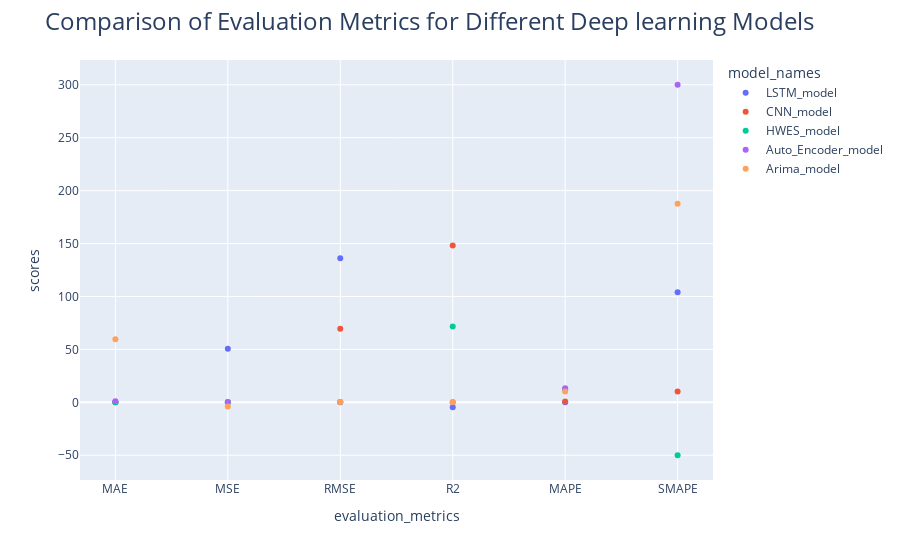

The cell this chart's notebook holds for it:
### Code cell
import plotly.express as px
import pandas as pd

# Define the data
model_names = ['LSTM_model', 'CNN_model', 'HWES_model', 'Auto_Encoder_model', 'Arima_model']
evaluation_metrics = ['MAE', 'MSE', 'RMSE', 'R2', 'MAPE', 'SMAPE']
Deep_LSTM_MODEL =LSTM_MODEL
Deep_CNN_MODEL=CNN_MODEL
Deep_HWES=HWES
Deep_Auto_encode=Auto_encode
Deep_Arima_model=Arima_model

# Create a data frame
data = {'model_names': model_names * 6,
        'evaluation_metrics': sum([[x] * 5 for x in evaluation_metrics], []),
        'scores': Deep_LSTM_MODEL + Deep_CNN_MODEL + Deep_HWES + Deep_Auto_encode + Deep_Arima_model}
df = pd.DataFrame(data)

# Create the line chart
fig = px.scatter(df, x='evaluation_metrics', y='scores', color='model_names')
fig.update_layout(
    title={
        'text': "Comparison of Evaluation Metrics for Different Deep learning Models",
        'font': {
            'size': 24
        }
    }
)
# Show the plot
fig.show()

### Figure 1 — Plotly figure (JSON) as saved in the notebook; plotly's stock layout.template omitted (floating-point values rounded to 4 significant figures)
{"data": [{"hovertemplate": "model_names=LSTM_model<br>evaluation_metrics=%{x}<br>scores=%{y}<extra></extra>", "legendgroup": "LSTM_model", "marker": {"color": "#636efa", "symbol": "circle"}, "mode": "markers", "name": "LSTM_model", "orientation": "v", "showlegend": true, "type": "scatter", "x": ["MAE", "MSE", "RMSE", "R2", "MAPE", "SMAPE"], "xaxis": "x", "y": [0.006025, 50.56, 136.0, -4.637, 0.03549, 104.1], "yaxis": "y"}, {"hovertemplate": "model_names=CNN_model<br>evaluation_metrics=%{x}<br>scores=%{y}<extra></extra>", "legendgroup": "CNN_model", "marker": {"color": "#EF553B", "symbol": "circle"}, "mode": "markers", "name": "CNN_model", "orientation": "v", "showlegend": true, "type": "scatter", "x": ["MAE", "MSE", "RMSE", "R2", "MAPE", "SMAPE"], "xaxis": "x", "y": [5.332e-05, 0.1828, 69.5, 148.1, 0.8642, 10.2], "yaxis": "y"}, {"hovertemplate": "model_names=HWES_model<br>evaluation_metrics=%{x}<br>scores=%{y}<extra></extra>", "legendgroup": "HWES_model", "marker": {"color": "#00cc96", "symbol": "circle"}, "mode": "markers", "name": "HWES_model", "orientation": "v", "showlegend": true, "type": "scatter", "x": ["MAE", "MSE", "RMSE", "R2", "MAPE", "SMAPE"], "xaxis": "x", "y": [0.007302, 0.04417, 0.1964, 71.59, 12.23, -50], "yaxis": "y"}, {"hovertemplate": "model_names=Auto_Encoder_model<br>evaluation_metrics=%{x}<br>scores=%{y}<extra></extra>", "legendgroup": "Auto_Encoder_model", "marker": {"color": "#ab63fa", "symbol": "circle"}, "mode": "markers", "name": "Auto_Encoder_model", "orientation": "v", "showlegend": true, "type": "scatter", "x": ["MAE", "MSE", "RMSE", "R2", "MAPE", "SMAPE"], "xaxis": "x", "y": [0.994, 0.2102, 0.05045, 0.02872, 13.26, 300], "yaxis": "y"}, {"hovertemplate": "model_names=Arima_model<br>evaluation_metrics=%{x}<br>scores=%{y}<extra></extra>", "legendgroup": "Arima_model", "marker": {"color": "#FFA15A", "symbol": "circle"}, "mode": "markers", "name": "Arima_model", "orientation": "v", "showlegend": true, "type": "scatter", "x": ["MAE", "MSE", "RMSE", "R2", "MAPE", "SMAPE"], "xaxis": "x", "y": [59.69, -3.935, 0.2246, 0.001259, 10.2, 187.6], "yaxis": "y"}], "layout": {"legend": {"title": {"text": "model_names"}, "tracegroupgap": 0}, "margin": {"t": 60}, "title": {"font": {"size": 24}, "text": "Comparison of Evaluation Metrics for Different Deep learning Models"}, "xaxis": {"anchor": "y", "domain": [0, 1], "title": {"text": "evaluation_metrics"}}, "yaxis": {"anchor": "x", "domain": [0, 1], "title": {"text": "scores"}}}}
